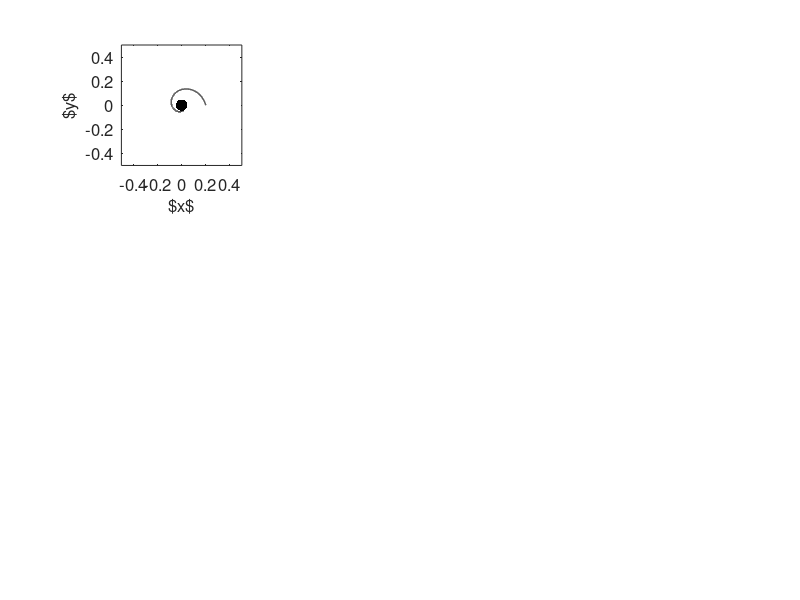

MATLAB code to generate this figure: (Note: this script raises an error after producing the figure.)
clear; clf;
subplot(331);
plot(0,0,'.k','Markersize',25);
set(gca,'Fontsize',12);
xlabel('$x$','Fontsize',12);
ylabel('$y$','Fontsize',12);
A=-.5; B=.5; C=-.5; D=.5;
axis([A,B,C,D]);
axis('square');

hold on;
I=-0.3;
t_final=5;
dt=0.001; dt05=dt/2;
m_steps=round(t_final/dt);
r0=0.2;
r(1)=r0;
theta(1)=0;
for k=1:m_steps,
    r_inc=I*r(k)+r(k)^3-r(k)^5;
    r_tmp=r(k)+dt05*r_inc;
    r_inc=I*r_tmp+r_tmp^3-r_tmp^5;
    r(k+1)=r(k)+dt*r_inc;
    theta(k+1)=theta(k)+dt;
end;
x=r.*cos(theta); y=r.*sin(theta);
plot(x,y,'-k','Linewidth',1);
u=[x(2)-x(1); y(2)-y(1)];
phi=0.0;
R=[cos(phi) sin(phi); -sin(phi) cos(phi)];
u=R*u;
arrow(A,B,C,D,x(1),y(1),u,0.075,1,'-k');

r(1)=r0;
theta(1)=0;
for k=1:m_steps,
    r_inc=I*r(k)+r(k)^3-r(k)^5;
    r_tmp=r(k)-dt05*r_inc;
    r_inc=I*r_tmp+r_tmp^3-r_tmp^5;
    r(k+1)=r(k)-dt*r_inc;
    theta(k+1)=theta(k)-dt;
end;
x=r.*cos(theta); y=r.*sin(theta);
plot(x,y,'-k','Linewidth',1);
set(gca,'Xtick',[]);
set(gca,'Ytick',[]);
hold off;
title('$I<-1/4$','Fontsize',10);





clear; 
subplot(332);
I=-0.2;
r0=sqrt(1/2-sqrt(1/4+I));
R0=sqrt(1/2+sqrt(1/4+I));
plot(0,0,'.k','Markersize',25);
set(gca,'Fontsize',12);
xlabel('$x$','Fontsize',12);
ylabel('$y$','Fontsize',12);
A=-1.1; B=1.1; C=-1.1; D=1.1;
axis([A,B,C,D]);
axis('square');
hold on;
th=[0:200]/200*2*pi;
xx=cos(th); yy=sin(th);
plot(r0*xx,r0*yy,'--k','Linewidth',2);
plot(R0*xx,R0*yy,'-k','Linewidth',3);

t_final=5;
dt=0.001; dt05=dt/2;
m_steps=round(t_final/dt);
r0=0.4;
theta0=0;
r(1)=r0;
theta(1)=theta0;
for k=1:m_steps,
    r_inc=I*r(k)+r(k)^3-r(k)^5;
    r_tmp=r(k)+dt05*r_inc;
    r_inc=I*r_tmp+r_tmp^3-r_tmp^5;
    r(k+1)=r(k)+dt*r_inc;
    theta(k+1)=theta(k)+dt;
end;
x=r.*cos(theta); y=r.*sin(theta);
plot(x,y,'-k','Linewidth',1);
u=[x(2)-x(1); y(2)-y(1)];
phi=0.2;
R=[cos(phi) sin(phi); -sin(phi) cos(phi)];
u=R*u;
arrow(A,B,C,D,x(1),y(1),u,0.075,1,'-k');
r(1)=r0;
theta(1)=theta0;
for k=1:m_steps,
    r_inc=I*r(k)+r(k)^3-r(k)^5;
    r_tmp=r(k)-dt05*r_inc;
    r_inc=I*r_tmp+r_tmp^3-r_tmp^5;
    r(k+1)=r(k)-dt*r_inc;
    theta(k+1)=theta(k)-dt;
end;
x=r.*cos(theta); y=r.*sin(theta);
plot(x,y,'-k','Linewidth',1);

t_final=5;
dt=0.001; dt05=dt/2;
m_steps=round(t_final/dt);
r0=0.7;
theta0=pi/2;
r(1)=r0;
theta(1)=theta0;
for k=1:m_steps,
    r_inc=I*r(k)+r(k)^3-r(k)^5;
    r_tmp=r(k)+dt05*r_inc;
    r_inc=I*r_tmp+r_tmp^3-r_tmp^5;
    r(k+1)=r(k)+dt*r_inc;
    theta(k+1)=theta(k)+dt;
end;
x=r.*cos(theta); y=r.*sin(theta);
plot(x,y,'-k','Linewidth',1);
u=[x(2)-x(1); y(2)-y(1)];
phi=0.2;
R=[cos(phi) sin(phi); -sin(phi) cos(phi)];
u=R*u;
arrow(A,B,C,D,x(1),y(1),u,0.075,1,'-k');
r(1)=r0;
theta(1)=theta0;
for k=1:m_steps,
    r_inc=I*r(k)+r(k)^3-r(k)^5;
    r_tmp=r(k)-dt05*r_inc;
    r_inc=I*r_tmp+r_tmp^3-r_tmp^5;
    r(k+1)=r(k)-dt*r_inc;
    theta(k+1)=theta(k)-dt;
end;
x=r.*cos(theta); y=r.*sin(theta);
plot(x,y,'-k','Linewidth',1);

t_final=5;
dt=0.001; dt05=dt/2;
m_steps=round(t_final/dt);
r0=1.1;
theta0=5*pi/4;
r(1)=r0;
theta(1)=theta0;
for k=1:m_steps,
    r_inc=I*r(k)+r(k)^3-r(k)^5;
    r_tmp=r(k)+dt05*r_inc;
    r_inc=I*r_tmp+r_tmp^3-r_tmp^5;
    r(k+1)=r(k)+dt*r_inc;
    theta(k+1)=theta(k)+dt;
end;
x=r.*cos(theta); y=r.*sin(theta);
plot(x,y,'-k','Linewidth',1);
u=[x(2)-x(1); y(2)-y(1)];
phi=0.;
R=[cos(phi) sin(phi); -sin(phi) cos(phi)];
u=R*u;
arrow(A,B,C,D,x(1),y(1),u,0.075,1,'-k');
r(1)=r0;
theta(1)=theta0;
for k=1:m_steps,
    r_inc=I*r(k)+r(k)^3-r(k)^5;
    r_tmp=r(k)-dt05*r_inc;
    r_inc=I*r_tmp+r_tmp^3-r_tmp^5;
    r(k+1)=r(k)-dt*r_inc;
    theta(k+1)=theta(k)-dt;
end;
x=r.*cos(theta); y=r.*sin(theta);
plot(x,y,'-k','Linewidth',1);

set(gca,'Xtick',[]);
set(gca,'Ytick',[]);
hold off;
title('$-1/4<I<0$','Fontsize',10);
shg;






clear; 
subplot(333);
I=0.1;
R0=sqrt(1/2+sqrt(1/4+I));
plot(0,0,'ok','Linewidth',1);
set(gca,'Fontsize',12);
xlabel('$x$','Fontsize',12);
ylabel('$y$','Fontsize',12);
A=-1.3; B=1.3; C=-1.3; D=1.3;
axis([A,B,C,D]);
axis('square');
hold on;
th=[0:200]/200*2*pi;
xx=cos(th); yy=sin(th);
plot(R0*xx,R0*yy,'-k','Linewidth',3);

t_final=5;
dt=0.001; dt05=dt/2;
m_steps=round(t_final/dt);
r0=1.3;
theta0=3*pi/4;
r(1)=r0;
theta(1)=theta0;
for k=1:m_steps,
    r_inc=I*r(k)+r(k)^3-r(k)^5;
    r_tmp=r(k)+dt05*r_inc;
    r_inc=I*r_tmp+r_tmp^3-r_tmp^5;
    r(k+1)=r(k)+dt*r_inc;
    theta(k+1)=theta(k)+dt;
end;
x=r.*cos(theta); y=r.*sin(theta);
plot(x,y,'-k','Linewidth',1);
u=[x(2)-x(1); y(2)-y(1)];
phi=-0.1;
R=[cos(phi) sin(phi); -sin(phi) cos(phi)];
u=R*u;
arrow(A,B,C,D,x(1),y(1),u,0.075,1,'-k');r(1)=r0;
theta(1)=theta0;
for k=1:m_steps,
    r_inc=I*r(k)+r(k)^3-r(k)^5;
    r_tmp=r(k)-dt05*r_inc;
    r_inc=I*r_tmp+r_tmp^3-r_tmp^5;
    r(k+1)=r(k)-dt*r_inc;
    theta(k+1)=theta(k)-dt;
end;
x=r.*cos(theta); y=r.*sin(theta);
plot(x,y,'-k','Linewidth',1);

t_final=5;
dt=0.001; dt05=dt/2;
m_steps=round(t_final/dt);
r0=0.5;
theta0=pi;
r(1)=r0;
theta(1)=theta0;
for k=1:m_steps,
    r_inc=I*r(k)+r(k)^3-r(k)^5;
    r_tmp=r(k)+dt05*r_inc;
    r_inc=I*r_tmp+r_tmp^3-r_tmp^5;
    r(k+1)=r(k)+dt*r_inc;
    theta(k+1)=theta(k)+dt;
end;
x=r.*cos(theta); y=r.*sin(theta);
plot(x,y,'-k','Linewidth',1);
u=[x(2)-x(1); y(2)-y(1)];
phi=0;;
R=[cos(phi) sin(phi); -sin(phi) cos(phi)];
u=R*u;
arrow(A,B,C,D,x(1),y(1),u,0.075,1,'-k');
r(1)=r0;
theta(1)=theta0;
for k=1:m_steps,
    r_inc=I*r(k)+r(k)^3-r(k)^5;
    r_tmp=r(k)-dt05*r_inc;
    r_inc=I*r_tmp+r_tmp^3-r_tmp^5;
    r(k+1)=r(k)-dt*r_inc;
    theta(k+1)=theta(k)-dt;
end;
x=r.*cos(theta); y=r.*sin(theta);
plot(x,y,'-k','Linewidth',1);


set(gca,'Xtick',[]);
set(gca,'Ytick',[]);
hold off;
title('$I>0$','Fontsize',10);
shg;
